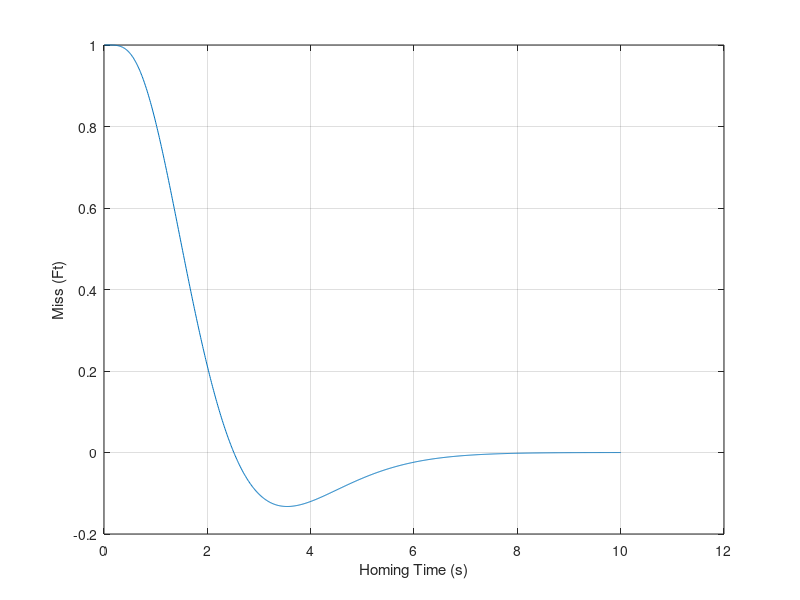

MATLAB code to generate this figure:
clear
n=0;
XNP=3.;
TAU=1.;
TF=10.;
DISP=1.;
VC=4000.;
VM=3000.;
HE=-DISP/VM;
T=0.;
S=0.;
TP=T+.00001;
X2=0;
X3=1;
X4=0;
X5=0.;
X6=0.;
X7=0.;
X8=0.;
H=.01;
while ~(TP>(TF-.00001))
	S=S+H;
	X2OLD=X2;
	X3OLD=X3;
	X4OLD=X4;
	X5OLD=X5;
	X6OLD=X6;
	X7OLD=X7;
	X8OLD=X8;
	STEP=1;
	FLAG=0;
	while STEP<=1
		if FLAG==1
			STEP=2;
			X2=X2+H*X2D;
			X3=X3+H*X3D;
			X4=X4+H*X4D;
			X5=X5+H*X5D;
			X6=X6+H*X6D;
			X7=X7+H*X7D;
			X8=X8+H*X8D;
			TP=TP+H;
		end
		X2D=X3;
		Y1=5.*(5.*X5/TAU+X4)/TAU;
		TGO=TP+.00001;
		X3D=Y1/(VC*TGO);
		X4D=-Y1;
		X5D=-5.*X5/TAU+5.*X6*XNP*VC/TAU;
		X6D=-5.*X6/TAU+5.*X7/TAU;
		X7D=-5.*X7/TAU+5.*X8/TAU;
		X8D=-5.*X8/TAU-X2;
		FLAG=1;
	end
	FLAG=0;
	X2=(X2OLD+X2)/2+.5*H*X2D;
	X3=(X3OLD+X3)/2+.5*H*X3D;
	X4=(X4OLD+X4)/2+.5*H*X4D;
	X5=(X5OLD+X5)/2+.5*H*X5D;
	X6=(X6OLD+X6)/2+.5*H*X6D;
	X7=(X7OLD+X7)/2+.5*H*X7D;
	X8=(X8OLD+X8)/2+.5*H*X8D;
	if S<.09999
		S=0.;
		XMY=DISP*X3;
		XIC=X4*DISP/(VC*TGO);
		TOT=XMY+XIC;
		n=n+1;
		ArrayTP(n)=TP;
		ArrayTOT(n)=TOT;
	end
end
plot(ArrayTP,ArrayTOT),grid
xlabel('Homing Time (s)')
ylabel('Miss (Ft)')
clc
output=[ArrayTP',ArrayTOT'];
save datfil.txt output  -ascii
disp 'simulation finished'
